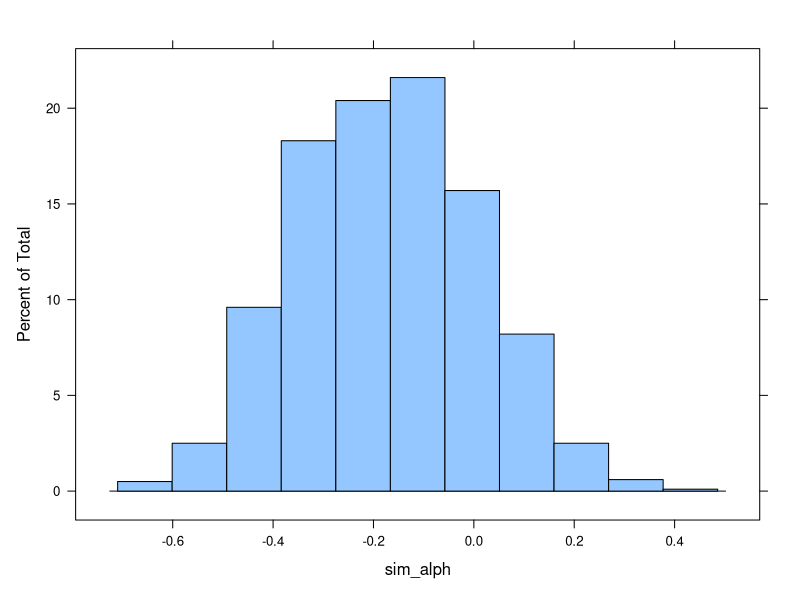
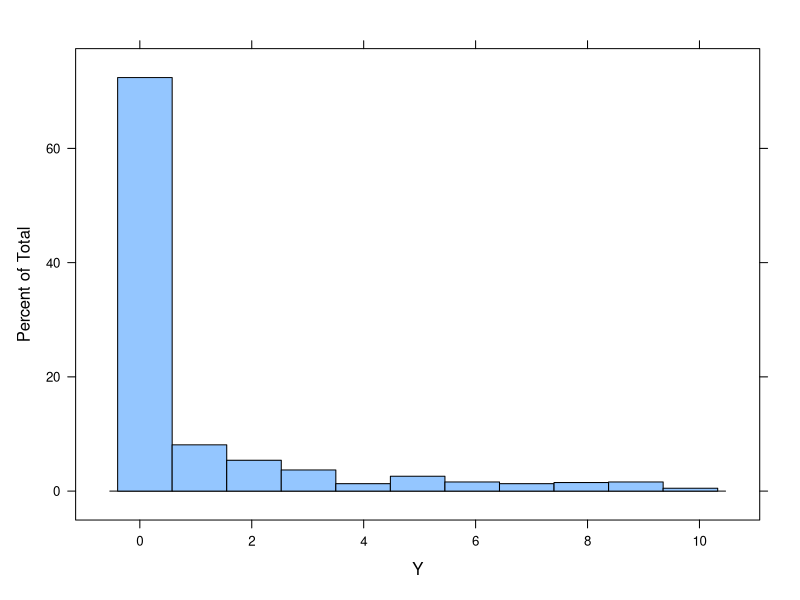
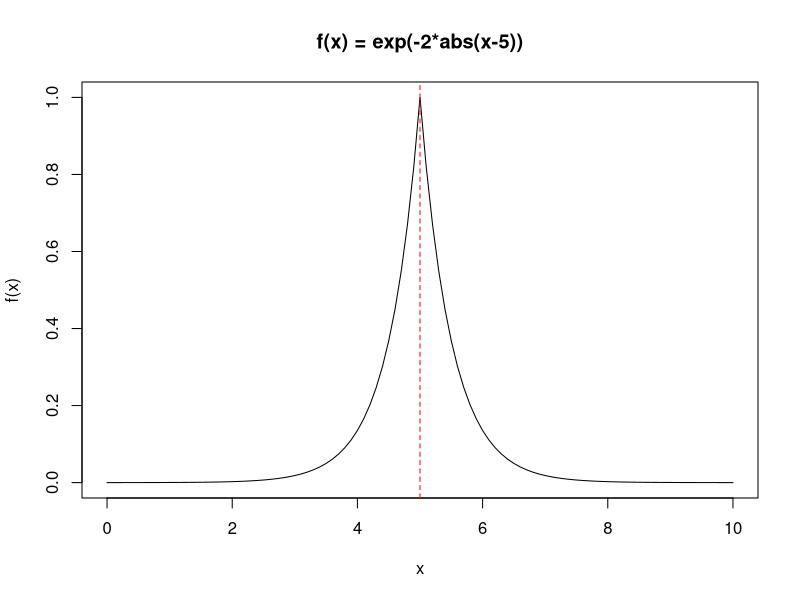
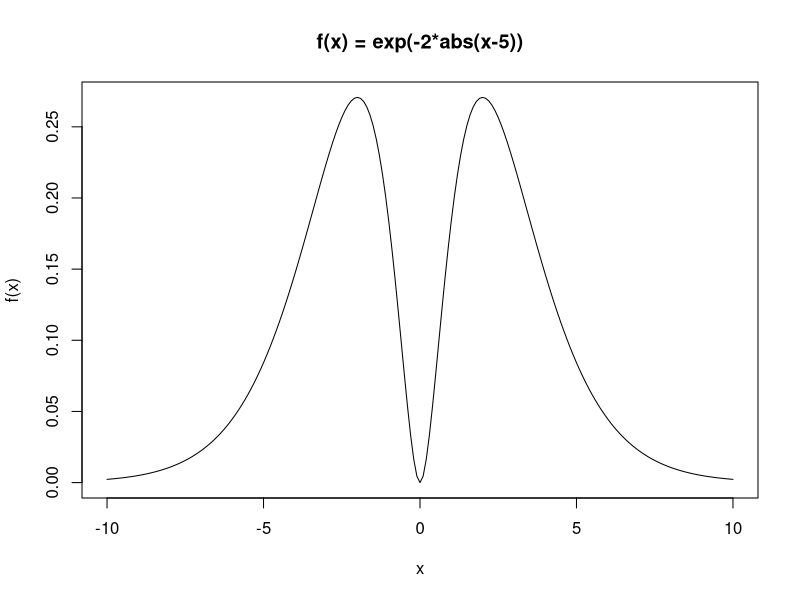
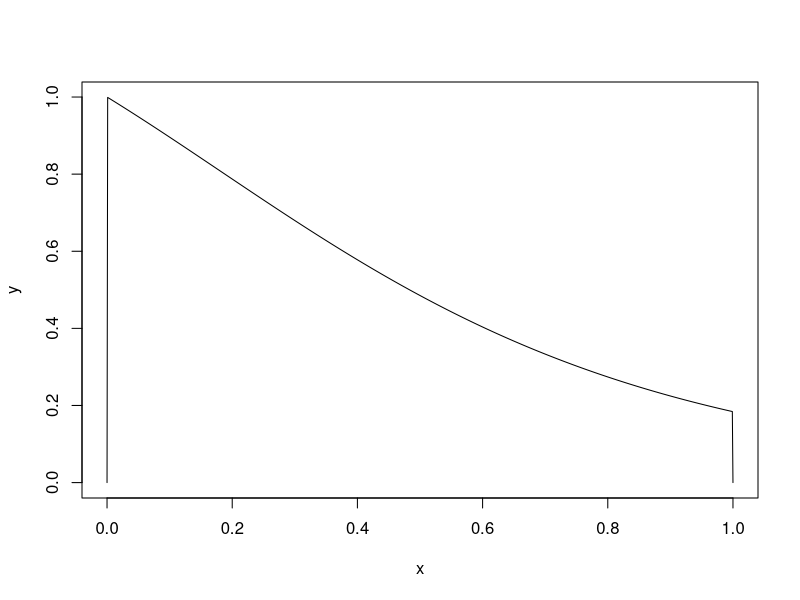

Reproduce these figures in R, in order. (Note: this script raises an error after producing the figures.)
library(lattice)
library(dplyr)

#example 1
h<-function(x) x^3
integrate(h,0,1)
n<-1000
x<-runif(n,0,1)
mean(h(x))

# example 2 acumulado
f<-function(x) (1/sqrt(2*pi))*exp(-(x^2)/2)
n<-10000
x<-rnorm(n,0,1)
xi=2
mean(x<=xi)
pnorm(2)

# example 3
x<-8
y<-6
n=m=10

fun_alph<-function() rbeta(1,y+1,m-y+1)-rbeta(1,x+1,n-x+1)
sim_alph<-replicate(1000,fun_alph())
histogram(sim_alph)
quantile(sim_alph,probs=c(0.025,0.975))

#importance sampling
#--------------------
#first example: int(0,10) exp(-2*abs(x-5))
#---------------------------------------
f<-function(x) exp(-2*abs(x-5))

# using Adaptive quadrature 
integrate(f,0,10)

# basic MC integration
n<-1000
xs<-runif(n,0,10)
Y<-(10)*f(xs)
histogram(Y)
mean(Y)
var(Y)  #quite large!!!!

# Importance sampling
# find the peak of a function
# lets study our funtion
res_opt<-optimize(f,interval=c(0,10),maximum=T)  
peak_x<-res_opt$maximum
peak_y<-res_opt$objective
x <- seq(0, 10, by = 0.1);y <- f(x)
plot(x, y, type = "l", main = "f(x) = exp(-2*abs(x-5))", 
     xlab = "x", ylab = "f(x)")
abline(v = 5, col = "red", lty = 2)  

# use this information to pick the g(x) function
n<-10000
x<-rnorm(n,5,1)
h<-function(x) 10*f(x)
w<-function(x) dunif(x,0,10)/dnorm(x,5,1)

Y=h(x)*w(x)
mean(Y)
var(Y) 

#second example: calculate the second moment E(x^2)
#--------------------------------------------------
p_2nd<-function(x) 0.5*(x^2)*exp(-abs(x))
x <- seq(-10, 10, by = 0.1);y <- p_2nd(x)
plot(x, y, type = "l", main = "f(x) = exp(-2*abs(x-5))", 
     xlab = "x", ylab = "f(x)")

# adaptative quadrature
integrate(p_2nd, -Inf, Inf)

# importance
# N(0,4)
n<-10000
x<-rnorm(n,0,4)
y<-function(x) p_2nd(x)/dnorm(x,sd=4)
mean(y(x))
var(y(x))

# N(0,1)
n<-10000
x<-rnorm(n)
y<-function(x) p_2nd(x)/dnorm(x)
mean(y(x))
var(y(x))

# Third example: from maria risso
#---------------------------------
g<-function(x) {exp(-x)/(1+(x^2))*(x > 0)*(x < 1)}
x<-seq(0,1,0.001)
y<-g(x)
plot(x,y,type="l")
lines(x,f1(x),col="red")

# r function
integrate(g,0,1)

# compare different importance functions
n<-10000
theta.hat <- se <- numeric(5)

# basic MC integration
x<-runif(n)
y<-g(x)
theta.hat[1]<-mean(y)
se[1]<-sd(y)

# importance sampling 
# exp
x<-rexp(n,1)
f1<-function(x) exp(-x)
yimp<-g(x)/f1(x)
theta.hat[2]<-mean(yimp)
se[2]<-sd(yimp)

#cauchy
x <- rcauchy(n)
i <- c(which(x > 1), which(x < 0))
x[i] <- 2
f2<-function(x) dcauchy(x)
yimp<-g(x)/f2(x)
theta.hat[3]<-mean(yimp)
se[3]<-sd(yimp)

# inverse transform method
u<-runif(n)
x<- -log(1-u*(1-exp(-1)))
yimp<-g(x)/(exp(-x)/(1-exp(-1)))
theta.hat[4]<-mean(yimp)
se[4]<-sd(yimp)

u<-runif(n)
x<- tan(pi*u/4)
yimp<-g(x)/(4/((1+x^2)*pi))
theta.hat[5]<-mean(yimp)
se[5]<-sd(yimp)

rbind(theta.hat, se/sqrt(n)) %>% as.data.frame() %>% 
  rename("MC basico"="V1","Exp"="V2","Cauchy"="V3","InvTran1"="V4","InvTran2"="V5") ->res_comp
rownames(res_comp)<-c("Integral","SE")
res_comp

plot(x,y,type="l",ylim=c(0,2))
lines(x,f1(x),col="red")
lines(x,dunif(x),col="blue")
lines(x,dcauchy(x),col="green")
lines(x,exp(-x)/(1-exp(-1)),col="gold")

